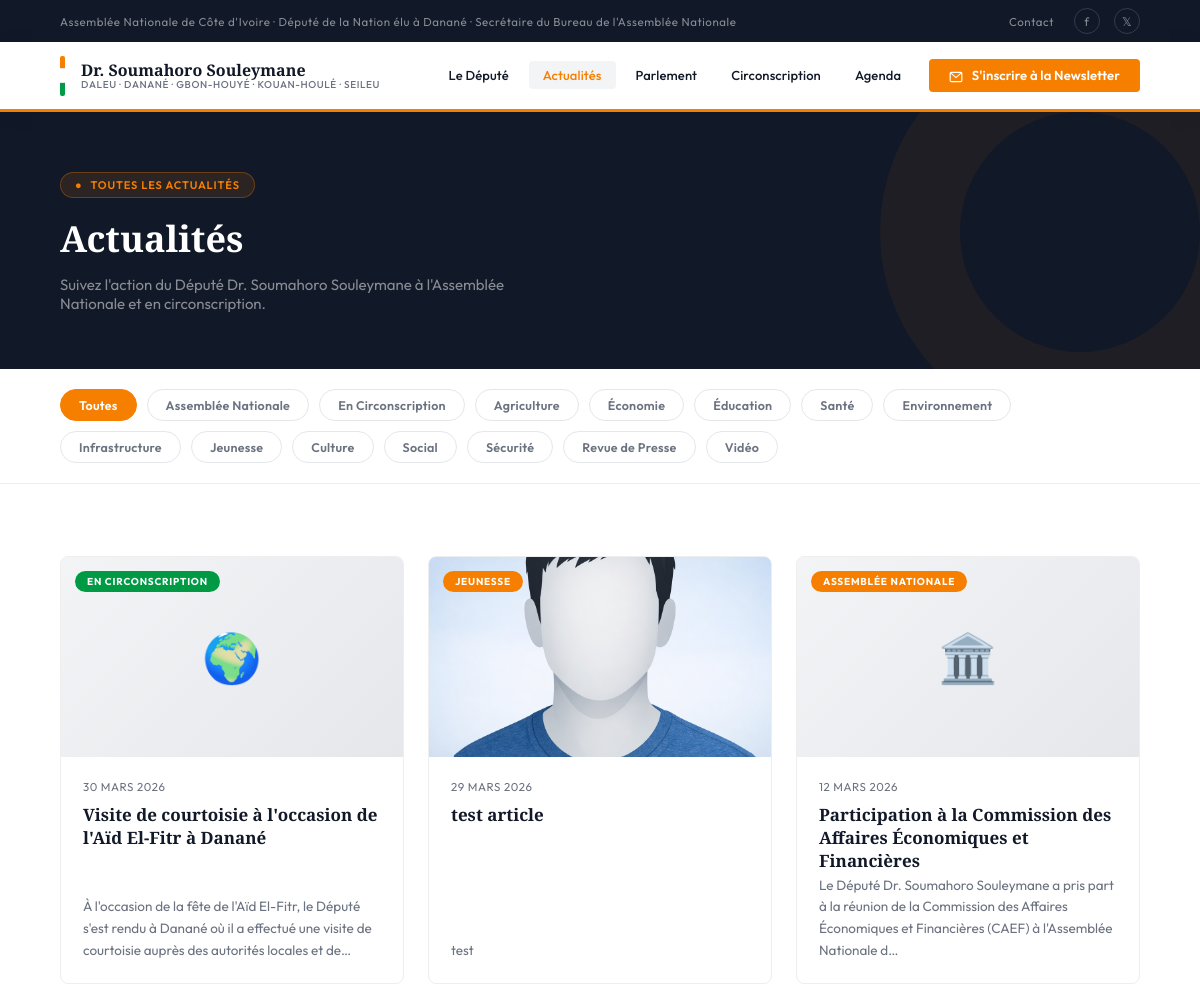
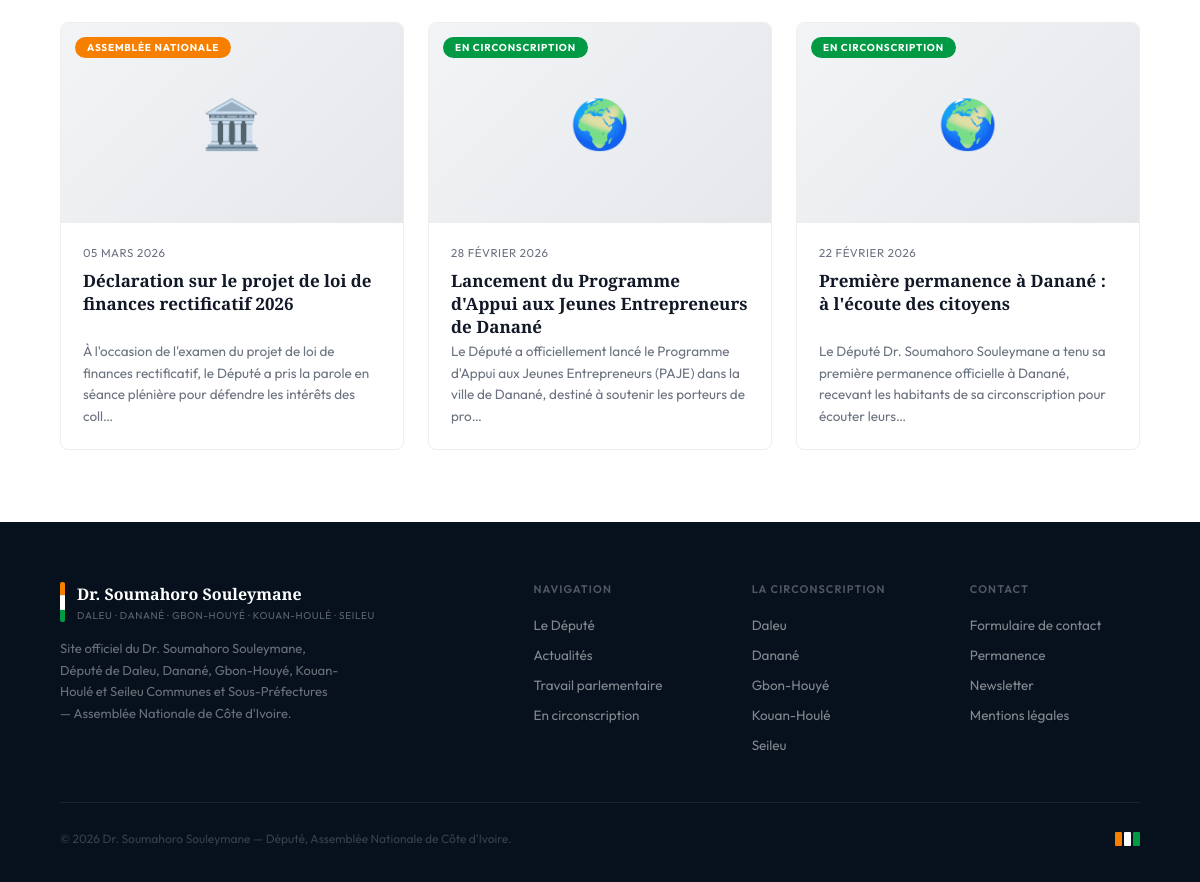
/actualites/, run on the app's committed database (2 pictures, top to bottom).
### website/models.py (models this page shows, shortened)
class Actualite(models.Model):
    CATEGORIE_CHOICES = [
        ('assemblee', 'Assemblée Nationale'),
        ('circonscription', 'En Circonscription'),
        ('agriculture', 'Agriculture'),
        ('economie', 'Économie'),
        ('education', 'Éducation'),
        ('sante', 'Santé'),
        ('environnement', 'Environnement'),
        ('infrastructure', 'Infrastructure'),
        ('jeunesse', 'Jeunesse'),
        ('culture', 'Culture'),
        ('social', 'Social'),
        ('securite', 'Sécurité'),
        ('presse', 'Revue de Presse'),
        ('video', 'Vidéo'),
    ]
    titre            = models.CharField(max_length=255, verbose_name="Titre")
    slug             = models.SlugField(max_length=270, unique=True, blank=True)
    extrait          = models.TextField(max_length=400, verbose_name="Extrait")
    contenu          = models.TextField(verbose_name="Contenu")
    categorie        = models.CharField(max_length=30, choices=CATEGORIE_CHOICES, default='assemblee')
    image            = models.ImageField(upload_to='actualites/', blank=True, null=True)
    date_publication = models.DateField(verbose_name="Date de publication")
    en_vedette       = models.BooleanField(default=False, verbose_name="En vedette")
    publie           = models.BooleanField(default=True, verbose_name="Publié")
    created_at       = models.DateTimeField(auto_now_add=True)
    updated_at       = models.DateTimeField(auto_now=True)
    class Meta:
        verbose_name = "Actualité"
        verbose_name_plural = "Actualités"
        ordering = ['-date_publication', '-created_at']
    def get_absolute_url(self):
        return reverse('website:actualite_detail', kwargs={'slug': self.slug})
    def get_categorie_display_color(self):
        mapping = {
            'assemblee': 'var(--orange)', 'circonscription': 'var(--vert)',
            'presse': '#6B7280', 'video': '#7C3AED',
        }
        return mapping.get(self.categorie, 'var(--orange)')

### website/views.py (the view)
# urls.py: path('actualites/',                 views.actualites,            name='actualites'),
def actualites(request):
    categorie = request.GET.get('categorie', '')
    qs = Actualite.objects.filter(publie=True)
    if categorie:
        qs = qs.filter(categorie=categorie)
    paginator = Paginator(qs, 9)
    page_number = request.GET.get('page')
    page_obj = paginator.get_page(page_number)
    categories = Actualite.CATEGORIE_CHOICES
    context = {
        'page_obj':   page_obj,
        'categories': categories,
        'categorie_active': categorie,
    }
    return render(request, 'actualites.html', context)

### templates/actualites.html (shortened to what this page needs)
{% extends "base.html" %}
{% load static %}
{% block content %}
<div class="page-header">
  <div class="page-header-tag">
    <span>●</span> Toutes les actualités
  </div>
  <h1>Actualités</h1>
  <p>Suivez l'action du Député Dr. Soumahoro Souleymane à l'Assemblée Nationale et en circonscription.</p>
</div>
<div class="filter-bar">
  <a href="{% url 'website:actualites' %}" class="filter-btn {% if not categorie_active %}active{% endif %}">Toutes</a>
  {% for code, label in categories %}
  <a href="{% url 'website:actualites' %}?categorie={{ code }}"
     class="filter-btn {% if categorie_active == code %}active{% endif %}">
    {{ label }}
  </a>
  {% endfor %}
</div>
<section class="section section-alt">
  {% if page_obj %}
  <div class="actu-grid">
    {% for article in page_obj %}
    <a href="{{ article.get_absolute_url }}" class="actu-card">
      <div class="art-img" style="position:relative; overflow:hidden; height:200px;">
        {% if article.image %}
          <img src="{{ article.image.url }}" alt="{{ article.titre }}">
        {% else %}
          <div class="actu-placeholder">
            {% if article.categorie == 'assemblee' %}🏛️
            {% elif article.categorie == 'circonscription' %}🌍
            {% elif article.categorie == 'video' %}🎥
            {% else %}📰{% endif %}
          </div>
        {% endif %}
        <div class="art-tag" style="background:{{ article.get_categorie_display_color }};">
          {{ article.get_categorie_display }}
        </div>
      </div>
      <div class="art-body">
        <div class="art-date">{{ article.date_publication|date:"d F Y" }}</div>
        <div class="art-title">{{ article.titre }}</div>
        <div class="art-excerpt">{{ article.extrait|truncatechars:150 }}</div>
      </div>
    </a>
    {% endfor %}
  </div>
  {% endif %}
</section>
{% endblock %}

### templates/base.html (shortened to what this page needs)
<!DOCTYPE html>
<html lang="fr">
<head>
{% load static %}
</head>
<body>
<div class="topbar">
  <span>Assemblée Nationale de Côte d'Ivoire · Député de la Nation élu à Danané · Secrétaire du Bureau de l'Assemblée Nationale</span>
  <div class="topbar-right">
    <a href="{% url 'website:contact' %}">Contact</a>
    <div class="topbar-socials">
      <a href="https://www.facebook.com/profile.php?id=61579911162838" target="_blank" rel="noopener" title="Facebook">f</a>
      <a href="#" title="Twitter / X">𝕏</a>
    </div>
  </div>
</div>
<header>
  <a href="{% url 'website:index' %}" class="logo">
    <div class="logo-flag"><span></span><span></span><span></span></div>
    <div class="logo-text">
      <span class="logo-name">Dr. Soumahoro Souleymane</span>
      <span class="logo-sub">Daleu · Danané · Gbon-Houyé · Kouan-Houlé · Seileu</span>
    </div>
  </a>
    <nav>
  <a href="{% url 'website:index' %}">Le Député</a>
  <a href="{% url 'website:actualites' %}" class="{% if 'actualite' in request.resolver_match.url_name %}active{% endif %}">Actualités</a>
  <a href="{% url 'website:parlement' %}">Parlement</a>
  <a href="{% url 'website:circonscription' %}">Circonscription</a>
  <a href="{% url 'website:agenda' %}">Agenda</a>
  <a href="#nlHeroForm" class="nav-newsletter">
    <svg width="14" height="14" fill="none" stroke="currentColor" stroke-width="2" viewBox="0 0 24 24" style="vertical-align:middle;margin-right:6px;"><rect x="2" y="4" width="20" height="16" rx="2"/><polyline points="2,4 12,13 22,4"/></svg>
    S'inscrire à la Newsletter
  </a>
</nav>
</header>
{% block content %}{% endblock %}
<footer>
  <div class="footer-top">
    <div>
      <div style="display:flex;align-items:center;gap:12px;margin-bottom:4px;">
        <div class="logo-flag"><span></span><span></span><span></span></div>
        <div>
          <div class="footer-logo-name">Dr. Soumahoro Souleymane</div>
          <div class="footer-logo-sub">Daleu · Danané · Gbon-Houyé · Kouan-Houlé · Seileu</div>
        </div>
      </div>
      <p class="footer-desc">Site officiel du Dr. Soumahoro Souleymane, Député de Daleu, Danané, Gbon-Houyé, Kouan-Houlé et Seileu Communes et Sous-Préfectures — Assemblée Nationale de Côte d'Ivoire.</p>
    </div>
    <div class="footer-col">
      <h4>Navigation</h4>
      <ul>
        <li><a href="#">Le Député</a></li>
        <li><a href="{% url 'website:actualites' %}">Actualités</a></li>
        <li><a href="#">Travail parlementaire</a></li>
        <li><a href="#">En circonscription</a></li>
      </ul>
    </div>
    <div class="footer-col">
      <h4>La Circonscription</h4>
      <ul>
        <li><a href="#">Daleu</a></li>
        <li><a href="#">Danané</a></li>
        <li><a href="#">Gbon-Houyé</a></li>
        <li><a href="#">Kouan-Houlé</a></li>
        <li><a href="#">Seileu</a></li>
      </ul>
    </div>
    <div class="footer-col">
      <h4>Contact</h4>
      <ul>
        <li><a href="{% url 'website:contact' %}">Formulaire de contact</a></li>
        <li><a href="#">Permanence</a></li>
        <li><a href="#">Newsletter</a></li>
        <li><a href="#">Mentions légales</a></li>
      </ul>
    </div>
  </div>
  <div class="footer-bottom">
    <span class="footer-legal">© 2026 Dr. Soumahoro Souleymane — Député, Assemblée Nationale de Côte d'Ivoire.</span>
    <div class="footer-flag-ci"><span></span><span></span><span></span></div>
  </div>
</footer>
</body>
</html>

### data on the page
Actualite: categorie "EN CIRCONSCRIPTION", date_publication "30 MARS 2026", titre "Visite de courtoisie à l'occasion de l'Aïd El-Fitr à Danané", extrait "À l'occasion de la fête de l'Aïd El-Fitr, le Député s'est rendu à Danané où il a effectué une visite de courtoisie auprès des autorités locales et de…"
Actualite: image (picture), categorie "JEUNESSE", date_publication "29 MARS 2026", titre "test article", extrait "test"
Actualite: categorie "ASSEMBLÉE NATIONALE", date_publication "12 MARS 2026", titre "Participation à la Commission des Affaires Économiques et Financières", extrait "Le Député Dr. Soumahoro Souleymane a pris part à la réunion de la Commission des Affaires Économiques et Financières (CAEF) à l'Assemblée Nationale d…"
Actualite: categorie "ASSEMBLÉE NATIONALE", date_publication "05 MARS 2026", titre "Déclaration sur le projet de loi de finances rectificatif 2026", extrait "À l'occasion de l'examen du projet de loi de finances rectificatif, le Député a pris la parole en séance plénière pour défendre les intérêts des coll…"
Actualite: categorie "EN CIRCONSCRIPTION", date_publication "28 FÉVRIER 2026", titre "Lancement du Programme d'Appui aux Jeunes Entrepreneurs de Danané", extrait "Le Député a officiellement lancé le Programme d'Appui aux Jeunes Entrepreneurs (PAJE) dans la ville de Danané, destiné à soutenir les porteurs de pro…"
Actualite: categorie "EN CIRCONSCRIPTION", date_publication "22 FÉVRIER 2026", titre "Première permanence à Danané : à l'écoute des citoyens", extrait "Le Député Dr. Soumahoro Souleymane a tenu sa première permanence officielle à Danané, recevant les habitants de sa circonscription pour écouter leurs…"

### other printed values
{{ label }} "Assemblée Nationale" "En Circonscription" "Agriculture" "Économie" "Éducation" "Santé" "Environnement" "Infrastructure" "Jeunesse" "Culture" "Social" "Sécurité" "Revue de Presse" "Vidéo"
